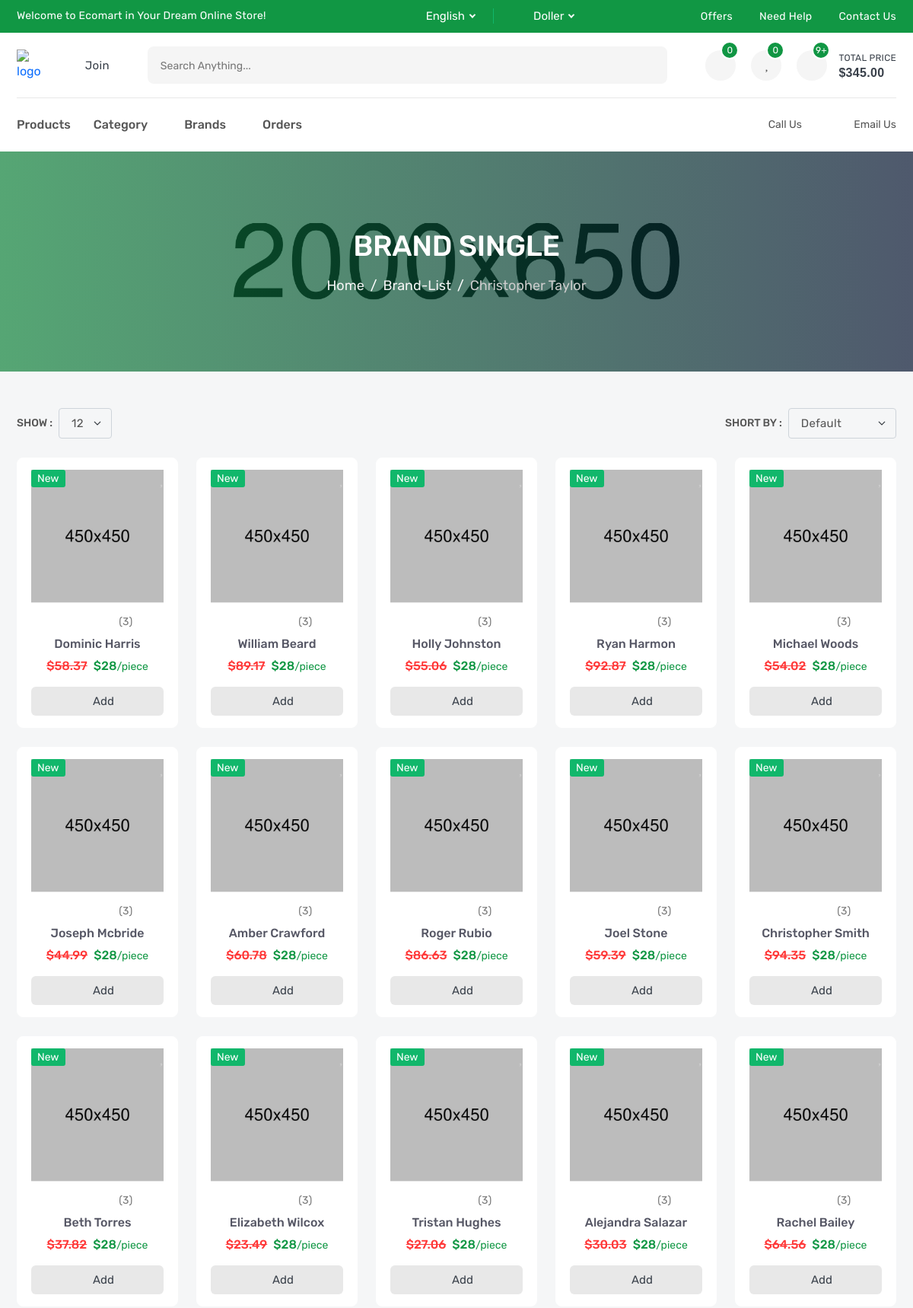
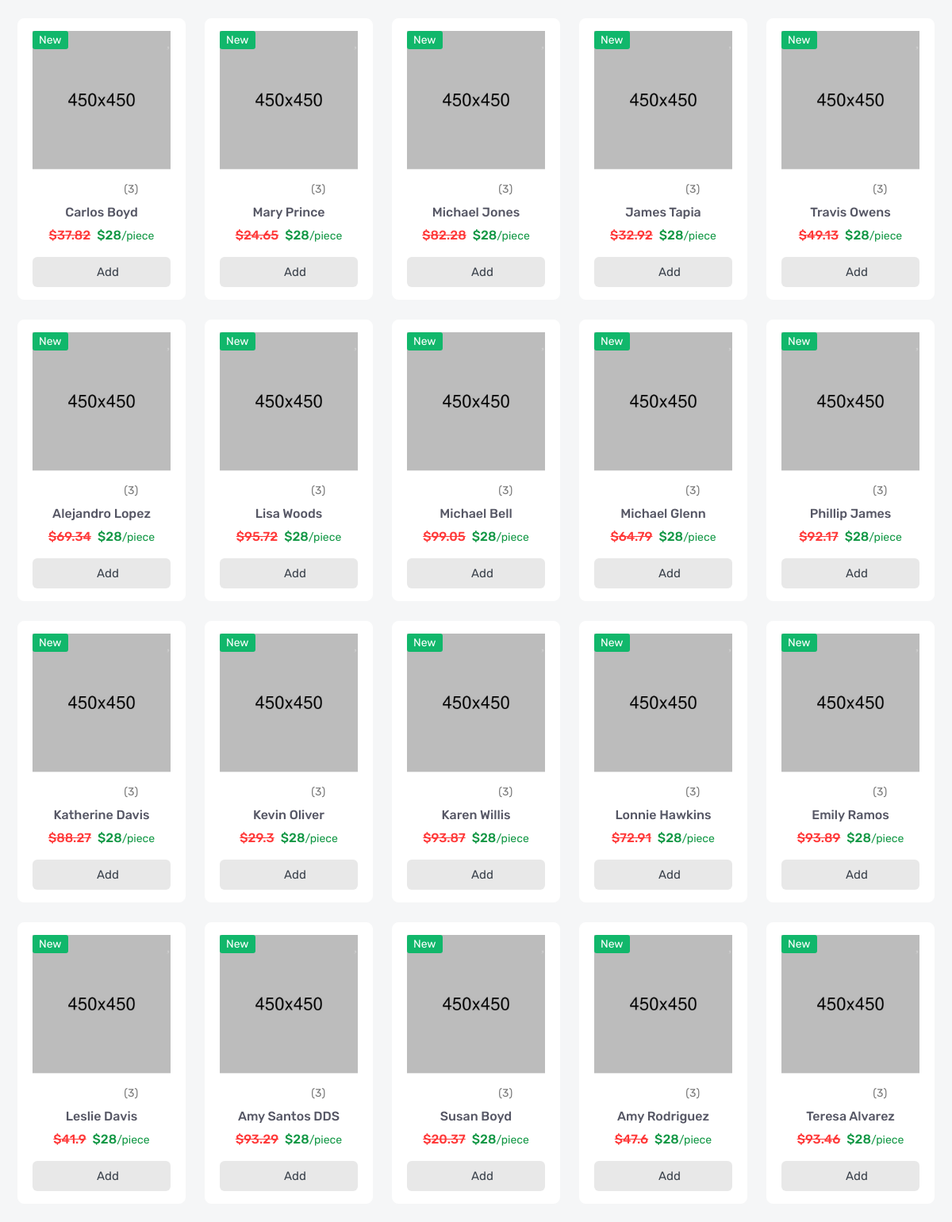
/products/brand/christopher-taylor (upper part), run on the app's committed database (2 pictures, top to bottom).
### products/models.py (models this page shows, shortened)
class Brand(models.Model):
    name = models.CharField(_("Name"), max_length=50)
    image = models.ImageField(_("Image"), upload_to='brand/')
    slug = models.SlugField(_("Slug"), null=True, blank= True)
    def __str__(self):
        return self.name

class Product(models.Model):
    name = models.CharField(_("Name"), max_length=100)
    sku = models.IntegerField(_("SKU"))
    brand = models.ForeignKey('Brand', related_name='product_brand', verbose_name=_("Brand"), on_delete=models.SET_NULL, null=True, blank= True)
    price = models.FloatField(_("Price"))
    desc = models.TextField(_("Desc"), max_length=10000)
    tags = TaggableManager(blank=True)
    flag = models.CharField(_("Flag"), max_length=10, choices=FLAG_TYPE)
    category = models.ForeignKey('Category', related_name='product_category', verbose_name=_("Category"), on_delete=models.SET_NULL, null=True, blank= True)
    slug = models.SlugField(_("Slug"), null=True, blank= True)
    image = models.ImageField(_("Image"), upload_to='Product/')
    quantity = models.IntegerField(_("Quantity"), default=0)
    video_url = models.URLField(_("VideoUrl"), null=True, blank= True)
    objects = ProductManager()

### products/views.py (the view)
# urls.py: path('brand/<slug:slug>',BrandDetail.as_view(),name='brand_detail'),
class BrandDetail(DetailView):
    model = Brand
    def get_context_data(self, **kwargs):
        context = super().get_context_data(**kwargs)
        brand = self.get_object()
        context["brand_products"] = Product.objects.filter(brand = brand)
        return context

### products/models.py (called while the page is built)
    def get_queryset(self):
        return ProductQueryset(self.model, using=self._db)

### products/templates/products/brand_detail.html (shortened to what this page needs)
{% extends 'base.html' %}
{% block body %}
        <section class="single-banner" style="background: url(images/single-banner.jpg) no-repeat center;">
            <div class="container">
                <h2>Brand Single</h2>
                <ol class="breadcrumb">
                    <li class="breadcrumb-item"><a href="index.html">Home</a></li>
                    <li class="breadcrumb-item"><a href="brand-list.html">brand-list</a></li>
                    <li class="breadcrumb-item active" aria-current="page">{{brand}}</li>
                </ol>
            </div>
        </section>
        <section class="inner-section shop-part mt-5">
            <div class="container">
                <div class="row">
                    <div class="col-lg-12">
                        <div class="top-filter">
                            <div class="filter-show">
                                <label class="filter-label">Show :</label>
                                <select class="form-select filter-select">
                                    <option value="1">12</option>
                                </select>
                            </div>
                            <div class="filter-short">
                                <label class="filter-label">Short by :</label>
                                <select class="form-select filter-select">
                                    <option selected>default</option>
                                </select>
                            </div>
                        </div>
                    </div>
                </div>
                <div class="row row-cols-2 row-cols-md-3 row-cols-lg-3 row-cols-xl-5">
                    {% for product in brand_products %}
                    <div class="col">
                        <div class="product-card">
                            <div class="product-media">
                                <div class="product-label">
                                    <label class="label-text new">new</label>
                                </div>
                                <button class="product-wish wish">
                                    <i class="fas fa-heart"></i>
                                </button>
                                <a class="product-image" href="product-video.html">
                                    <img src="images/product/01.jpg" alt="product">
                                </a>
                            </div>
                            <div class="product-content">
                                <div class="product-rating">
                                    <i class="active icofont-star"></i>
                                    <i class="active icofont-star"></i>
                                    <i class="active icofont-star"></i>
                                    <i class="active icofont-star"></i>
                                    <i class="icofont-star"></i>
                                    <a href="product-video.html">(3)</a>
                                </div>
                                <h6 class="product-name">
                                    <a href="product-video.html">{{product.name}}</a>
                                </h6>
                                <h6 class="product-price">
                                    <del>${{product.price}}</del>
                                    <span>$28<small>/piece</small></span>
                                </h6>
                                <button class="product-add" title="Add to Cart">
                                    <i class="fas fa-shopping-basket"></i>
                                    <span>add</span>
                                </button>
                            </div>
                        </div>
                    </div>
                    {% endfor %}
                </div>
            </div>
        </section>
{% endblock body %}

### data on the page
Brand: name "Christopher Taylor"
Product: name "Dominic Harris", price "58.37"
Product: name "William Beard", price "89.17"
Product: name "Holly Johnston", price "55.06"
Product: name "Ryan Harmon", price "92.87"
Product: name "Michael Woods", price "54.02"
Product: name "Joseph Mcbride", price "44.99"
Product: name "Amber Crawford", price "60.78"
Product: name "Roger Rubio", price "86.63"
Product: name "Joel Stone", price "59.39"
Product: name "Christopher Smith", price "94.35"
Product: name "Beth Torres", price "37.82"
Product: name "Elizabeth Wilcox", price "23.49"
Product: name "Tristan Hughes", price "27.06"
Product: name "Alejandra Salazar", price "30.03"
Product: name "Rachel Bailey", price "64.56"
Product: name "Carlos Boyd", price "37.82"
Product: name "Mary Prince", price "24.65"
Product: name "Michael Jones", price "82.28"
Product: name "James Tapia", price "32.92"
Product: name "Travis Owens", price "49.13"
Product: name "Alejandro Lopez", price "69.34"
Product: name "Lisa Woods", price "95.72"
Product: name "Michael Bell", price "99.05"
Product: name "Michael Glenn", price "64.79"
Product: name "Phillip James", price "92.17"
Product: name "Katherine Davis", price "88.27"
Product: name "Kevin Oliver", price "29.3"
Product: name "Karen Willis", price "93.87"
Product: name "Lonnie Hawkins", price "72.91"
Product: name "Emily Ramos", price "93.89"
Product: name "Leslie Davis", price "41.9"
Product: name "Amy Santos DDS", price "93.29"
Product: name "Susan Boyd", price "20.37"
Product: name "Amy Rodriguez", price "47.6"
Product: name "Teresa Alvarez", price "93.46"
